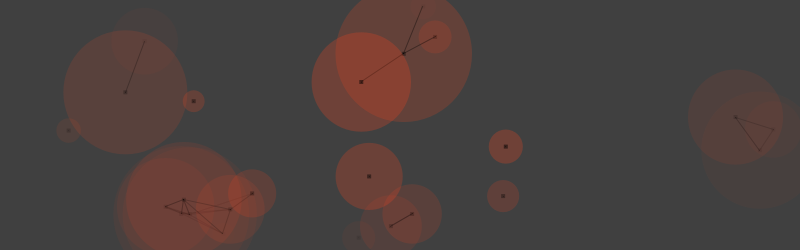
Frame 1 (no input)
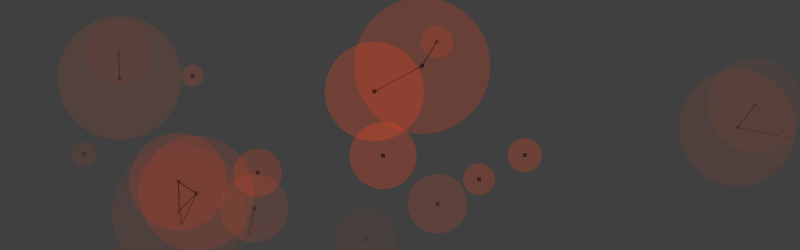
Frame 60 (the mouse pressed at the canvas centre just before this capture)
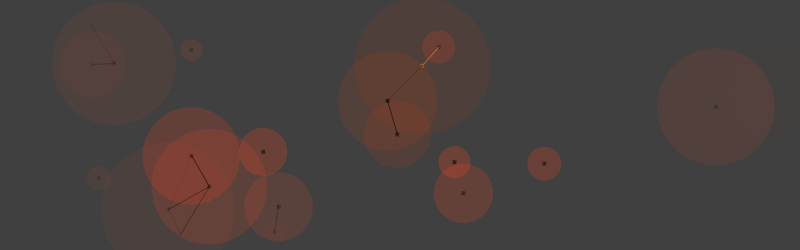
Frame 120 (the mouse held since frame 60 and released just before this capture)

The Processing sketch that drew these frames (run headless with seeded random() and noise(); from frame 60 on, the mouse is pressed at the canvas centre):

// Processing sketch: processing_159953
// ── processing_159953.pde

int count = 30; // Set number of circles
Sphere[] circles = new Sphere[count];
color[] circleColors = new color[count];
float ds=2; // Set size of dot in circle center
boolean dragging = false;
//Colors taken from the IDE
color[] colors = {
  #FE441C, // Orange
  #FE441C, // Orange
  #FE441C  // Orange
};
float ww;
float hh;
float wwhh;
 
// Set up canvas
void setup() {
  frameRate(60); // Frame rate
  size(800, 250); // Size of canvas (width,height)
  strokeWeight(1); // Stroke/line/border thickness
  background(64, 64, 64);
 
  ww = (width*0.5)*(width*0.5);
  hh = (height*0.5)*(height*0.5);
  wwhh = ww*hh;
   
  for (int i = 0; i < count; i++) {
    circles[i] = new Sphere();
  }
}
 
void draw() {
  background(64, 64, 64);
 
  // Begin looping through circle array
  for (int i = 0; i < count; i++) {
    update(circles[i]);
    render(circles[i]);
  }
}
 
void update(Sphere c) {
  c.acc.set(0, 0, 0);
  float vdamp = 0.99; // Velocity damping force
  PVector m = new PVector(mouseX, mouseY);
   
  if (c.locked && c.parent == null) {
    // Move the particle's coordinates to the mouse's position, minus its original offset
    c.acc = PVector.sub(PVector.sub(m, c.offset), c.pos);
    c.acc.limit(1); // Limit to maximum force
    c.vel.add(c.acc); // Apply acceleration
    c.vel.limit(3); // Limit to maximum speed
    c.pos = PVector.sub(m, c.offset);
  }
  else if (c.locked && c.parent != null && dist2(c.pos, c.parent.pos) >= c.parent.rad2) {
    // Move the particle's coordinates to the parent's position, minus its original offset
    c.rest.set(c.parent.pos);
    PVector force = PVector.mult(PVector.sub(c.pos, c.rest), -c.k); // f = -k
    c.acc = PVector.div(force, c.rad*0.5); // Set the acceleration, f = ma == a = f/m
    c.vel = PVector.mult(PVector.add(c.vel, c.acc), c.damp); // Set the velocity
    c.vel.limit(14); // Limit to maximum speed
    c.pos.add(c.vel); // Updated position
  }
  else {
    c.acc.limit(1); // Limit to maximum force
    c.vel.add(c.acc); // Apply acceleration
    if (mag2(c.vel) > 0.5*0.5) {
      c.vel.x *= vdamp;
      c.vel.y *= vdamp;
    }
    c.pos.add(c.vel); // Move circle
    c.rest.set(c.pos); // Move circle
  }
   
  c.opa = calcOpacity(c.pos.x, c.pos.y); // Update opacity
 
  float dm = c.rad*2; // Cache diameter
  // Wrap around canvas edges
  if (c.pos.x < -dm) c.pos.x = width + dm;
  if (c.pos.x > width + dm) c.pos.x = -dm;
  if (c.pos.y < -dm) c.pos.y = height + dm;
  if (c.pos.y > height + dm) c.pos.y = -dm;
}
 
void render(Sphere c) {
  PVector m = new PVector(mouseX, mouseY);
  if (dist2(c.pos, m) < c.rad2) fill(#c93b0e, c.opa*0.5);  // orange if mouseover
  else fill(c.c, c.opa); // regular
  noStroke(); // Disable shape stroke/border
 
  ellipse(c.pos.x, c.pos.y, c.rad*2, c.rad*2); // Draw circle
 
  // If current circle is selected...
  if ((c.locked && c.parent == null && dragging)) {
    fill(#CD6633, c.opa*2); // Center dot color orange
    stroke(#CD6633, c.opa*4); // Line color orange
  }
  else {
    fill(#000000, c.opa*2); // Center dot color black
    stroke(#000000, c.opa*2); // Line color black
  }
 
  // Loop through all circles
  for (int j = 0; j < count; j++) {
    // If the circles are close
    if (dist2(c.pos, circles[j].pos) < c.rad2) {
      // Stroke a line from current circle to adjacent circle
      line(c.pos.x, c.pos.y, circles[j].pos.x, circles[j].pos.y);
      // Attach it to parent
      if (c.locked && !circles[j].locked) {
        circles[j].locked = true;
        // Assign parent and children
        circles[j].parent = c;
        c.children.add(circles[j]);
      }
    }
    else if (circles[j].parent != null && circles[j].parent == c) {
      line(c.pos.x, c.pos.y, circles[j].pos.x, circles[j].pos.y); // Link to parent
    }
  }
 
  noStroke(); // Turn off stroke/border
  rect(c.pos.x - ds, c.pos.y - ds, ds * 2, ds * 2); // Draw dot in center of circle
}
 
float calcOpacity(float posx, float posy) {
  float opax = abs(width*0.5 - posx);
  float opay = abs(height*0.5 - posy);
  float opacity = opax*opax*hh + opay*opay*ww; // Eqn of ellipse: x^2/a^2 + y^2/b^2 = 1
  opacity = map(opacity, wwhh + wwhh, 0, -70, 70); // Map to canvas
  opacity = constrain(opacity, 0, 100);
  return opacity;
}
 
float mag2(PVector v) { return (v.x*v.x + v.y*v.y + v.z*v.z); }
float dist2(PVector v1, PVector v2) { return ((v1.x - v2.x)*(v1.x - v2.x) + (v1.y - v2.y)*(v1.y - v2.y) + (v1.z - v2.z)*(v1.z - v2.z)); }
 
void mousePressed () {
  // Look for a circle the mouse is in, then lock that circle to the mouse
  PVector m = new PVector(mouseX, mouseY);
  for (int i = 0; i < count; i++) {
    // If the circles are close...
    if (dist2(circles[i].pos, m) < circles[i].rad2) {
      circles[i].locked = true;
      circles[i].offset = PVector.sub(m, circles[i].pos);
      dragging = true; // Break out of the loop because we found our circle
      break;
    }
  }
}
 
void mouseReleased() {
  // User is no-longer dragging
  for (int i = 0; i < count; i++) {
    circles[i].offset.set(0, 0, 0);
    circles[i].rest.set(0, 0, 0); // Clear all children
    circles[i].locked = false;
    circles[i].parent = null; // Clear parent
    circles[i].children.clear(); // Clear all children
  }
  dragging = false;
}
 
class Sphere
{
  float w;
  float h;
  float rad;
  float rad2;
  PVector pos;
  PVector vel;
  PVector acc;
  PVector offset;
  PVector rest;
  color c;
  float opa;
 boolean locked;
  Sphere parent;
  ArrayList children;
  float k = 0.1; // Spring constant
  float damp = 0.98; // Damping
 
  Sphere() {
    w = random(width); // X
    h = random(height); // Y
    rad = random(10, 70); // Radius
    rad2 = rad*rad;
    pos = new PVector(random(width), random(height)); // Location
    vel = new PVector(random(-0.5, 0.5), random(-0.5, 0.5)); // Speed
    acc = new PVector(0, 0); // Acceleration
    offset = new PVector(0, 0); // Offset from mouse
    rest = new PVector(pos.x, pos.y); // Rest position
    c = colors[int(random(colors.length))]; // Color
    opa = calcOpacity(pos.x, pos.y); // Calculate opacity
    locked = false;
    parent = null;
    children = new ArrayList();
  }
}
